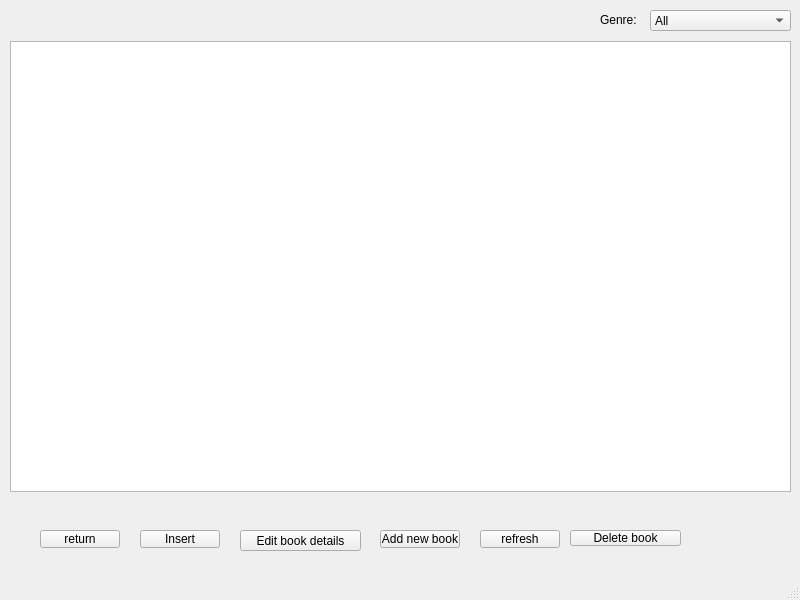
<?xml version="1.0" encoding="UTF-8"?>
<ui version="4.0">
 <class>Viewbooklist</class>
 <widget class="QMainWindow" name="Viewbooklist">
  <property name="geometry">
   <rect>
    <x>0</x>
    <y>0</y>
    <width>800</width>
    <height>600</height>
   </rect>
  </property>
  <property name="windowTitle">
   <string>MainWindow</string>
  </property>
  <widget class="QWidget" name="centralwidget">
   <widget class="QPushButton" name="pushButton">
    <property name="geometry">
     <rect>
      <x>40</x>
      <y>530</y>
      <width>80</width>
      <height>18</height>
     </rect>
    </property>
    <property name="text">
     <string>return</string>
    </property>
   </widget>
   <widget class="QPushButton" name="pushButton_2">
    <property name="geometry">
     <rect>
      <x>140</x>
      <y>530</y>
      <width>80</width>
      <height>18</height>
     </rect>
    </property>
    <property name="text">
     <string>Insert</string>
    </property>
   </widget>
   <widget class="QTableView" name="tableView">
    <property name="geometry">
     <rect>
      <x>10</x>
      <y>41</y>
      <width>781</width>
      <height>451</height>
     </rect>
    </property>
   </widget>
   <widget class="QPushButton" name="editbook">
    <property name="geometry">
     <rect>
      <x>240</x>
      <y>530</y>
      <width>121</width>
      <height>21</height>
     </rect>
    </property>
    <property name="text">
     <string>Edit book details</string>
    </property>
   </widget>
   <widget class="QPushButton" name="Addbook">
    <property name="geometry">
     <rect>
      <x>380</x>
      <y>530</y>
      <width>80</width>
      <height>18</height>
     </rect>
    </property>
    <property name="text">
     <string>Add new book</string>
    </property>
   </widget>
   <widget class="QPushButton" name="pushButton_3">
    <property name="geometry">
     <rect>
      <x>480</x>
      <y>530</y>
      <width>80</width>
      <height>18</height>
     </rect>
    </property>
    <property name="text">
     <string>refresh</string>
    </property>
   </widget>
   <widget class="QPushButton" name="pushButton_deleteBook">
    <property name="geometry">
     <rect>
      <x>570</x>
      <y>530</y>
      <width>111</width>
      <height>16</height>
     </rect>
    </property>
    <property name="text">
     <string>Delete book</string>
    </property>
   </widget>
   <widget class="QComboBox" name="comboBox_gserach">
    <property name="geometry">
     <rect>
      <x>650</x>
      <y>10</y>
      <width>141</width>
      <height>21</height>
     </rect>
    </property>
    <item>
     <property name="text">
      <string>All</string>
     </property>
    </item>
    <item>
     <property name="text">
      <string>History</string>
     </property>
    </item>
    <item>
     <property name="text">
      <string>Science</string>
     </property>
    </item>
    <item>
     <property name="text">
      <string>Mystery</string>
     </property>
    </item>
    <item>
     <property name="text">
      <string>Horror</string>
     </property>
    </item>
    <item>
     <property name="text">
      <string>Business</string>
     </property>
    </item>
    <item>
     <property name="text">
      <string>Cooking</string>
     </property>
    </item>
    <item>
     <property name="text">
      <string>Biography</string>
     </property>
    </item>
    <item>
     <property name="text">
      <string>Children</string>
     </property>
    </item>
    <item>
     <property name="text">
      <string>Travel</string>
     </property>
    </item>
   </widget>
   <widget class="QLabel" name="label">
    <property name="geometry">
     <rect>
      <x>600</x>
      <y>10</y>
      <width>41</width>
      <height>20</height>
     </rect>
    </property>
    <property name="text">
     <string>Genre:</string>
    </property>
   </widget>
  </widget>
  <widget class="QMenuBar" name="menubar">
   <property name="geometry">
    <rect>
     <x>0</x>
     <y>0</y>
     <width>800</width>
     <height>17</height>
    </rect>
   </property>
  </widget>
  <widget class="QStatusBar" name="statusbar"/>
 </widget>
 <resources/>
 <connections/>
</ui>
